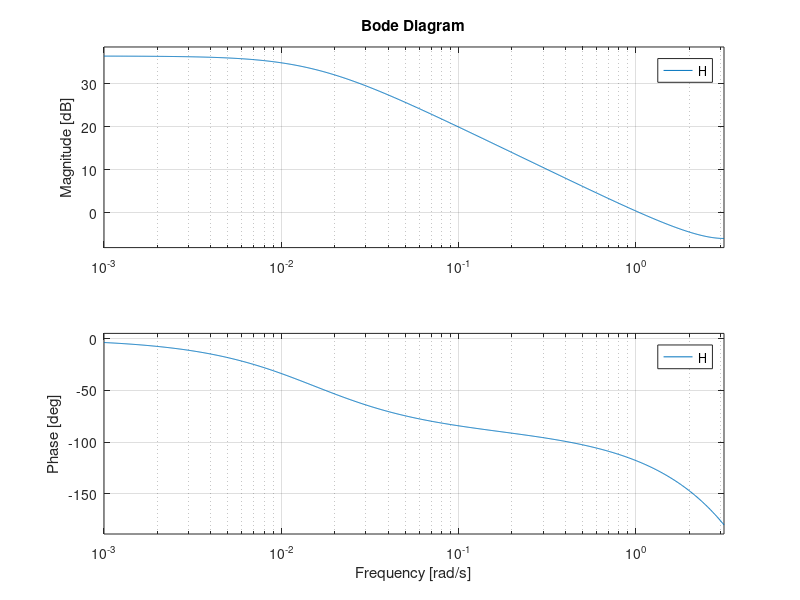
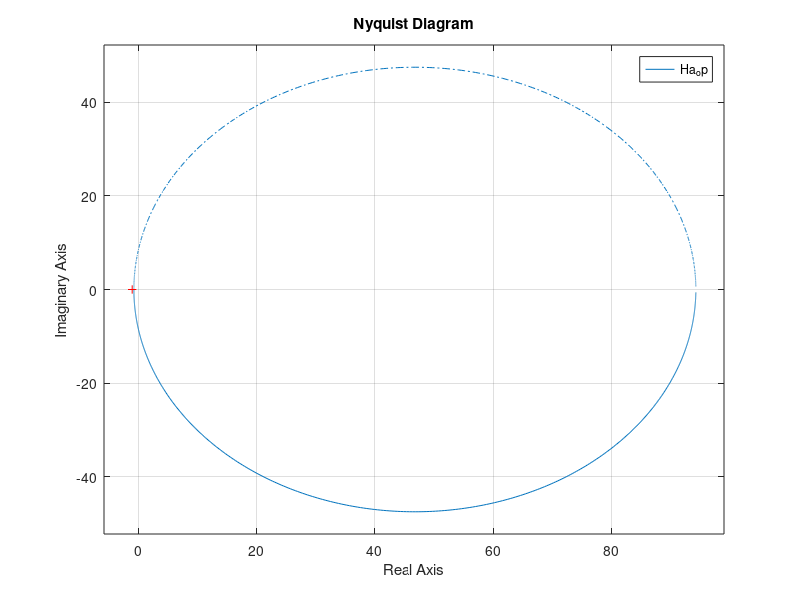

Here is the MATLAB script that generated these plots, in order:
clc;
clear all;
close all;

num = [1];
den = [1 -0.985];
h = 1;

H = tf(num,den,h);

Ko = 1;

H = Ko*H;

figure
bode(H)

numa = [0.1];
dena = [1 -0.985];
Ha = tf(numa,dena,h);
Kp = 14.1416;
Gc = Kp;

Ha_op = Gc*Ha;

% figure
% pzmap(Ha_op)
[pa, za] = pzmap(Ha_op)
figure
nyquist(Ha_op)

